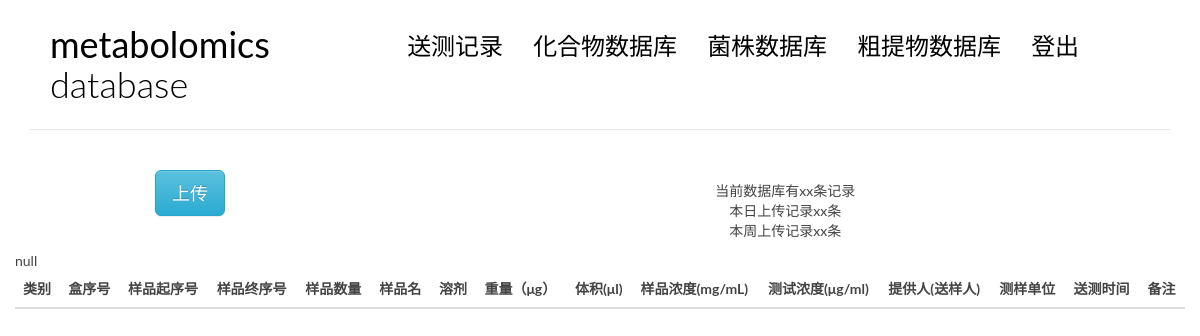
Before: /index/ with the older database file.
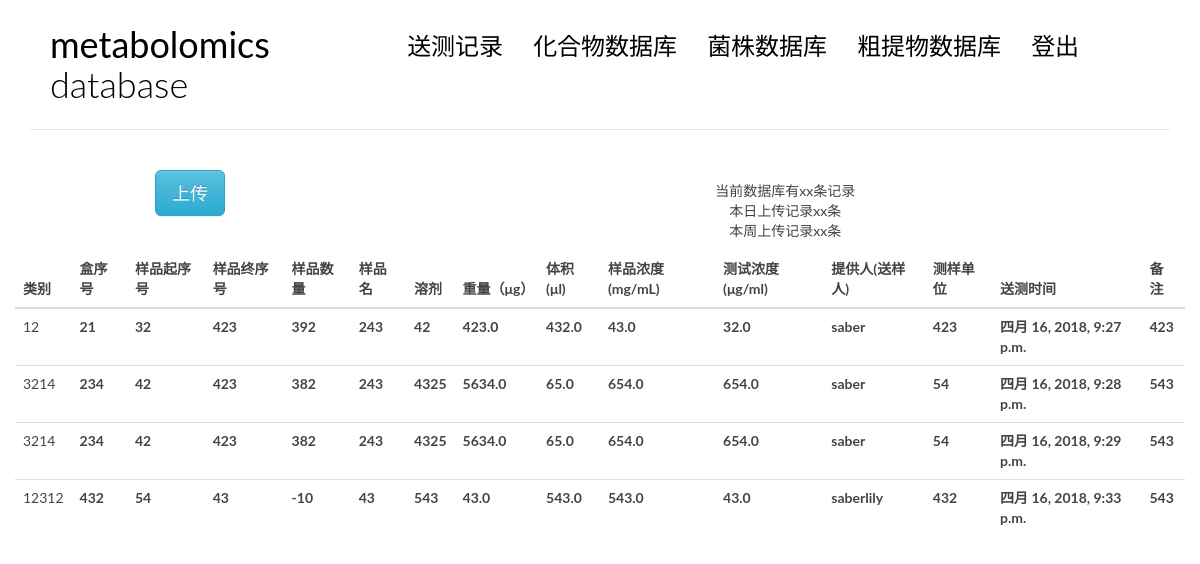
After: the same page with the newer database file.
### blog/models.py (models this page shows, shortened)
@python_2_unicode_compatible
class testrecord(models.Model):
    testtype = models.CharField(max_length = 20) #或者改成两个可选项？粗提物或者化合物
    boxnumber = models.IntegerField(blank = True) #盒序号
    samplestart = models.IntegerField(blank = True) #样品起序号
    sampleend = models.IntegerField(blank = True) #样品终序号
    samplenum = models.IntegerField(blank = True) #样品数量
    samplename = models.CharField(max_length = 100) #样品名
    solvent = models.CharField(max_length = 100) #溶剂
    mass = models.FloatField() #重量，单位miug
    volume = models.FloatField() #体积单位niuL
    concentration = models.FloatField() #浓度 单位(mg/mL)
    testconcentration = models.FloatField(blank= True) #测试浓度 单位(miug/mL)
    provider = models.ForeignKey(User) #提供人
    department = models.CharField(max_length=100) #测样单位
    sendtime = models.DateTimeField(auto_now_add=True, editable = True)
    sendtime.editable = 'True'     #送样时间
    comment = models.CharField(max_length = 500, blank = True)

### blog/testrecord.py (the view)
# urls.py: url(r'^index/$', views.recordindex, name='index'),
def recordindex(request, msg = -1):
    lists = testrecord.objects.all()
    return render(request, 'blog/record.html', context = {'tests' : lists, 'msg' : msg} )

### templates/blog/record.html (shortened to what this page needs)
{% extends 'base.html' %}
{%block main %}
<body>
            <div class="row">
                <div class="col-md-4 col-sm-5 col-xs-8">
                    <center>
                        <button class="btn btn-info btn-primary btn-lg" data-toggle="modal" data-target="#myModal">
                            上传
                        </button>
                    </center>
                </div>
                <div class="col-md-8 col-sm-7 col-xs-4">
                    <nav class="main-nav" role="navigation">
                        <div class="collapse navbar-collapse" id="bs-example-navbar-collapse-1">
                                <ul class="list-unstyled text-center" >
                                    <li>当前数据库有xx条记录</li>
                                    <li>本日上传记录xx条</li>
                                    <li>本周上传记录xx条</li>
                                  </ul>
                        </div>
                    </nav>
                </div>
            </div>
            <div class="col-md-12 col-sm-7 col-xs-4">
            <table class="table table-hover">
                    <thead>
                        <tr>
                            <th>类别</th>
                            <th>盒序号</th>
                            <th>样品起序号</th>
                            <th>样品终序号</th>
                            <th>样品数量</th>
                            <th>样品名</th>
                            <th>溶剂</th>
                            <th>重量（μg）</th>
                            <th>体积(μl)</th>
                            <th>样品浓度(mg/mL)</th>
                            <th>测试浓度(μg/ml)</th>
                            <th>提供人(送样人)</th>
                            <th>测样单位</th>
                            <th>送测时间</th>
                            <th>备注</th>
                        </tr>
                    </thead>
                    <tbody>
                            {% for test in tests %}
                            {% if request.user == test.provider %}
                            <tr class="row1 success">
                            {% else %}
                            <tr class="row1">
                            {% endif %}
                                <td class="field-testtype"> {{test.testtype}}</td>
                                <th class = "field-boxnumber">{{test.boxnumber}}</th>
                                <th class = "field-samplestart">{{test.samplestart}}</th>
                                <th class = "field-sampleend">{{test.sampleend}}</th>
                                <th class = "field-samplenum">{{test.samplenum}}</th>
                                <th class = "field-samplename">{{test.samplename}}</th>
                                <th class = "field-solvent">{{test.solvent}}</th>
                                <th class = "field-mass">{{test.mass}}</th>
                                <th class = "field-volume">{{test.volume}}</th>
                                <th class = "field-concentration">{{test.concentration}}</th>
                                <th class = "field-testconcentration">{{test.testconcentration}}</th>
                                <th class = "field-provider">{{test.provider}}</th>
                                <th class = "field-department">{{test.department}}</th>
                                <th class = "field-sentime">{{test.sendtime}}</th>
                                <th class = "field-comment">{{test.comment}}</th>
                            </tr>
                            {% empty %}
                              <div class="row1">null</div>
                            {% endfor %}
                    </tbody>
                </table>
                </div>
</body>
{% endblock main %}

### templates/base.html (shortened to what this page needs)
{% load staticfiles %}
<!DOCTYPE html>
<html lang="en">
    <head>
        <link rel="stylesheet" href="{% static 'blog/css/bootstrap.min.css' %}">
        <link rel="stylesheet" href="{% static 'blog/css/pace.css' %}">
        <link rel="stylesheet" href="{% static 'blog/css/bootstrap.css' %}">
        <link rel="stylesheet" href="{% static 'blog/css/bootstrap-theme.css' %}">
        <link rel="stylesheet" href="{% static 'blog/css/bootstrap-theme.min.css' %}">
        <link rel="stylesheet" href="{% static 'blog/css/custom.css' %}">
        <link rel="stylesheet" href="{% static 'blog/css/highlights/github.css' %}">
    </head>
            <div class="container">
                    <header id="site-header">
                        <div class="row">
                            <div class="col-md-3 col-sm-5 col-xs-8">
                                <div class="logo">
                                    <h1><a href="#"><b>metabolomics</b> database</a></h1>
                                </div>
                            </div>
                            <div class="col-md-9 col-sm-7 col-xs-4">
                                <nav class="main-nav" role="navigation">
                                    <div class="collapse navbar-collapse" id="bs-example-navbar-collapse-1">
                                        <ul class="nav navbar-nav navbar-right">
                                            <li class="cl-effect-11"><a href="{% url 'blog:recordindex' %}" data-hover="送测记录">送测记录</a></li>
                                            <li class="cl-effect-11"><a href="{% url 'blog:cpdindex' %}" data-hover="化合物数据库">化合物数据库</a></li>
                                            <li class="cl-effect-11"><a href="{% url 'blog:bactindex' %}" data-hover="菌株数据库">菌株数据库</a></li>
                                            <li class="cl-effect-11"><a href="{% url 'blog:crudeexindex' %}" data-hover="粗提物数据库">粗提物数据库</a></li>
                                            <li class="cl-effect-11"><a href="{% url 'blog:logout_user' %}" data-hover="登出">登出</a></li>
                                        </ul>
                                    </div>
                                </nav>
                            </div>
                        </div>
                    </header>
                </div>
                {% block main %}
                {% endblock main %}
</html>

### blog/static/blog/css/custom.css (style rules this page uses)
* { outline: none; }
h1, h2, h3, h4, h5, h6 { margin-top: 0; }
b { font-weight: 400; }
a { color: #333; }
body { color: #444; font-family: 'Lato', sans-serif; }
#site-header { background-color: #FFF; padding: 25px 20px; margin-bottom: 40px; border-bottom: 1px solid #e7e7e7; }
.logo h1 a { color: #000; }
.logo h1 { margin: 0; font-family: 'Lato', sans-serif; font-weight: 300; }
.main-nav { margin-top: 11px; max-width: 95%; }
.main-nav a { color: #000000 !important; padding: 0 0 5px 0 !important; margin-right: 30px; font-family: 'Lato', sans-serif; font-weight: 300; font-size: 24px; }
.cl-effect-11 a { padding: 10px 0; color: #0972b4; text-shadow: none; }
.cl-effect-11 a::before { position: absolute; top: 0; left: 0; overflow: hidden; padding: 0 0 5px 0 !important; max-width: 0; border-bottom: 1px solid #000; color: #000; content: attr(data-hover); white-space: nowrap; -webkit-transition: max-width 0.5s; -moz-transition: max-width 0.5s; transition: max-width 0.5s; }

Changed rows visible on the page:
added testrecord: testtype "12", boxnumber "21", samplestart "32", sampleend "423", samplenum "392", samplename "243", solvent "42", mass "423.0", volume "432.0", concentration "43.0", testconcentration "32.0", provider "saber", department "423", sendtime "四月 16, 2018, 9:27 p.m.", comment "423"
added testrecord: testtype "3214", boxnumber "234", samplestart "42", sampleend "423", samplenum "382", samplename "243", solvent "4325", mass "5634.0", volume "65.0", concentration "654.0", testconcentration "654.0", provider "saber", department "54", sendtime "四月 16, 2018, 9:28 p.m.", comment "543"
added testrecord: testtype "3214", boxnumber "234", samplestart "42", sampleend "423", samplenum "382", samplename "243", solvent "4325", mass "5634.0", volume "65.0", concentration "654.0", testconcentration "654.0", provider "saber", department "54", sendtime "四月 16, 2018, 9:29 p.m.", comment "543"
added testrecord: testtype "12312", boxnumber "432", samplestart "54", sampleend "43", samplenum "-10", samplename "43", solvent "543", mass "43.0", volume "543.0", concentration "543.0", testconcentration "43.0", provider "saberlily", department "432", sendtime "四月 16, 2018, 9:33 p.m.", comment "543"
Other visible differences:
text no longer shown: "null"
